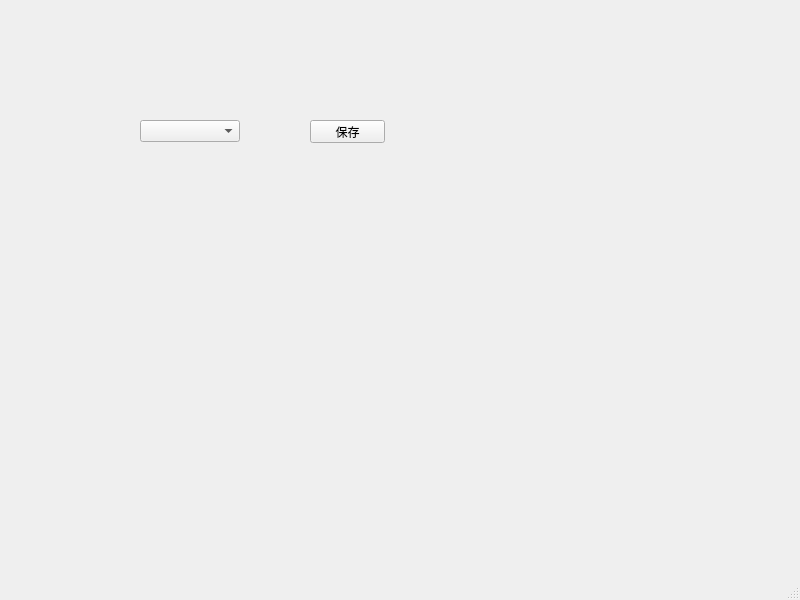
<?xml version="1.0" encoding="UTF-8"?>
<ui version="4.0">
 <class>MainWindow</class>
 <widget class="QMainWindow" name="MainWindow">
  <property name="geometry">
   <rect>
    <x>0</x>
    <y>0</y>
    <width>800</width>
    <height>600</height>
   </rect>
  </property>
  <property name="windowTitle">
   <string>MainWindow</string>
  </property>
  <widget class="QWidget" name="centralwidget">
   <widget class="QComboBox" name="comboBox">
    <property name="geometry">
     <rect>
      <x>140</x>
      <y>120</y>
      <width>100</width>
      <height>22</height>
     </rect>
    </property>
    <property name="sizePolicy">
     <sizepolicy hsizetype="Preferred" vsizetype="Fixed">
      <horstretch>0</horstretch>
      <verstretch>0</verstretch>
     </sizepolicy>
    </property>
    <property name="minimumSize">
     <size>
      <width>100</width>
      <height>0</height>
     </size>
    </property>
    <property name="styleSheet">
     <string notr="true"/>
    </property>
    <property name="editable">
     <bool>false</bool>
    </property>
   </widget>
   <widget class="QPushButton" name="pushButton">
    <property name="geometry">
     <rect>
      <x>310</x>
      <y>120</y>
      <width>75</width>
      <height>23</height>
     </rect>
    </property>
    <property name="text">
     <string>保存</string>
    </property>
   </widget>
  </widget>
  <widget class="QMenuBar" name="menubar">
   <property name="geometry">
    <rect>
     <x>0</x>
     <y>0</y>
     <width>800</width>
     <height>23</height>
    </rect>
   </property>
  </widget>
  <widget class="QStatusBar" name="statusbar"/>
 </widget>
 <resources/>
 <connections/>
</ui>
